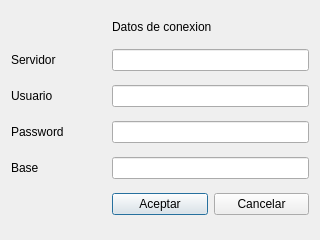
<?xml version="1.0" encoding="UTF-8"?>
<ui version="4.0">
 <class>DatabaseConfig</class>
 <widget class="QDialog" name="DatabaseConfig">
  <property name="geometry">
   <rect>
    <x>0</x>
    <y>0</y>
    <width>320</width>
    <height>240</height>
   </rect>
  </property>
  <property name="windowTitle">
   <string>Dialog</string>
  </property>
  <layout class="QGridLayout" name="gridLayout">
   <item row="6" column="1">
    <widget class="QPushButton" name="pb_accept">
     <property name="text">
      <string>Aceptar</string>
     </property>
    </widget>
   </item>
   <item row="2" column="0">
    <widget class="QLabel" name="lb_server">
     <property name="text">
      <string>Servidor</string>
     </property>
    </widget>
   </item>
   <item row="3" column="0">
    <widget class="QLabel" name="lb_user">
     <property name="text">
      <string>Usuario</string>
     </property>
    </widget>
   </item>
   <item row="4" column="0">
    <widget class="QLabel" name="lb_pass">
     <property name="text">
      <string>Password</string>
     </property>
    </widget>
   </item>
   <item row="5" column="0">
    <widget class="QLabel" name="lb_basename">
     <property name="text">
      <string>Base</string>
     </property>
    </widget>
   </item>
   <item row="2" column="1" colspan="2">
    <widget class="QLineEdit" name="le_server"/>
   </item>
   <item row="3" column="1" colspan="2">
    <widget class="QLineEdit" name="le_user"/>
   </item>
   <item row="5" column="1" colspan="2">
    <widget class="QLineEdit" name="le_basename"/>
   </item>
   <item row="6" column="2">
    <widget class="QPushButton" name="pb_cancel">
     <property name="text">
      <string>Cancelar</string>
     </property>
    </widget>
   </item>
   <item row="4" column="1" colspan="2">
    <widget class="QLineEdit" name="le_pass">
     <property name="echoMode">
      <enum>QLineEdit::Password</enum>
     </property>
    </widget>
   </item>
   <item row="0" column="1" colspan="2">
    <widget class="QLabel" name="lb_info">
     <property name="maximumSize">
      <size>
       <width>16777215</width>
       <height>16</height>
      </size>
     </property>
     <property name="text">
      <string>Datos de conexion </string>
     </property>
    </widget>
   </item>
  </layout>
 </widget>
 <resources/>
 <connections/>
</ui>
